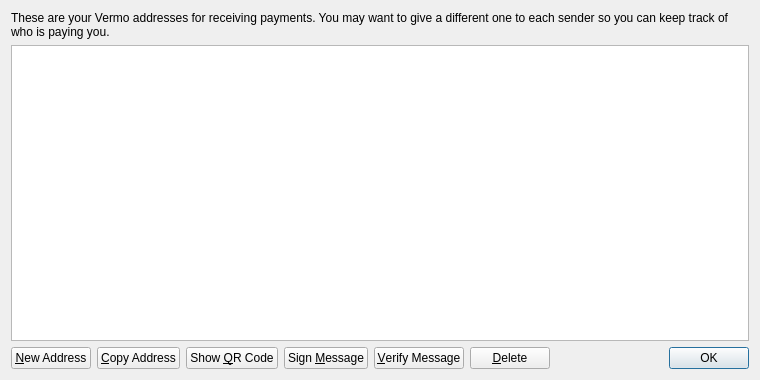
<?xml version="1.0" encoding="UTF-8"?>
<ui version="4.0">
 <class>AddressBookPage</class>
 <widget class="QWidget" name="AddressBookPage">
  <property name="geometry">
   <rect>
    <x>0</x>
    <y>0</y>
    <width>760</width>
    <height>380</height>
   </rect>
  </property>
  <property name="windowTitle">
   <string>Address Book</string>
  </property>
  <layout class="QVBoxLayout" name="verticalLayout">
   <item>
    <widget class="QLabel" name="labelExplanation">
     <property name="text">
      <string>These are your Vermo addresses for receiving payments. You may want to give a different one to each sender so you can keep track of who is paying you.</string>
     </property>
     <property name="textFormat">
      <enum>Qt::PlainText</enum>
     </property>
     <property name="wordWrap">
      <bool>true</bool>
     </property>
    </widget>
   </item>
   <item>
    <widget class="QTableView" name="tableView">
     <property name="contextMenuPolicy">
      <enum>Qt::CustomContextMenu</enum>
     </property>
     <property name="toolTip">
      <string>Double-click to edit address or label</string>
     </property>
     <property name="tabKeyNavigation">
      <bool>false</bool>
     </property>
     <property name="selectionMode">
      <enum>QAbstractItemView::SingleSelection</enum>
     </property>
     <property name="selectionBehavior">
      <enum>QAbstractItemView::SelectRows</enum>
     </property>
     <property name="sortingEnabled">
      <bool>true</bool>
     </property>
     <attribute name="verticalHeaderVisible">
      <bool>false</bool>
     </attribute>
    </widget>
   </item>
   <item>
    <layout class="QHBoxLayout" name="horizontalLayout">
     <item>
      <widget class="QPushButton" name="newAddressButton">
       <property name="toolTip">
        <string>Create a new address</string>
       </property>
       <property name="text">
        <string>&amp;New Address</string>
       </property>
      </widget>
     </item>
     <item>
      <widget class="QPushButton" name="copyToClipboard">
       <property name="toolTip">
        <string>Copy the currently selected address to the system clipboard</string>
       </property>
       <property name="text">
        <string>&amp;Copy Address</string>
       </property>
      </widget>
     </item>
     <item>
      <widget class="QPushButton" name="showQRCode">
       <property name="text">
        <string>Show &amp;QR Code</string>
       </property>
      </widget>
     </item>
     <item>
      <widget class="QPushButton" name="signMessage">
       <property name="toolTip">
        <string>Sign a message to prove you own a Vermo address</string>
       </property>
       <property name="text">
        <string>Sign &amp;Message</string>
       </property>
      </widget>
     </item>
     <item>
      <widget class="QPushButton" name="verifyMessage">
       <property name="toolTip">
        <string>Verify a message to ensure it was signed with a specified Vermo address</string>
       </property>
       <property name="text">
        <string>&amp;Verify Message</string>
       </property>
      </widget>
     </item>
     <item>
      <widget class="QPushButton" name="deleteButton">
       <property name="toolTip">
        <string>Delete the currently selected address from the list</string>
       </property>
       <property name="text">
        <string>&amp;Delete</string>
       </property>
      </widget>
     </item>
     <item>
      <spacer name="horizontalSpacer">
       <property name="orientation">
        <enum>Qt::Horizontal</enum>
       </property>
       <property name="sizeHint" stdset="0">
        <size>
         <width>40</width>
         <height>20</height>
        </size>
       </property>
      </spacer>
     </item>
     <item>
      <widget class="QDialogButtonBox" name="buttonBox">
       <property name="sizePolicy">
        <sizepolicy hsizetype="Maximum" vsizetype="Fixed">
         <horstretch>0</horstretch>
         <verstretch>0</verstretch>
        </sizepolicy>
       </property>
       <property name="standardButtons">
        <set>QDialogButtonBox::Ok</set>
       </property>
      </widget>
     </item>
    </layout>
   </item>
  </layout>
 </widget>
 <resources>
  <include location="../bitcoin.qrc"/>
 </resources>
 <connections/>
</ui>
